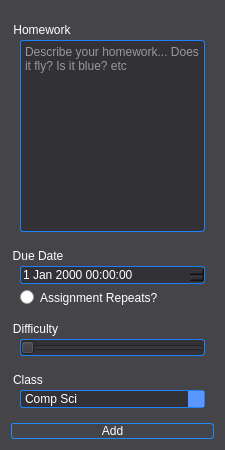
      <widget class="QGroupBox" name="todoDiv">
       <property name="maximumSize">
        <size>
         <width>225</width>
         <height>16777215</height>
        </size>
       </property>
       <property name="styleSheet">
        <string notr="true">QGroupBox{
	border-radius:10px;
	padding-top:10px;
	background:rgb(69, 69, 73);
	color:rgb(255, 255, 255);
}
QTextEdit{
	border-radius: 3px;
	border: 1px solid rgb(27, 129, 255);
	background: rgb(50, 50, 54);
	color: rgb(255, 255, 255);
}
QPushButton{
	color: rgb(255, 255, 255);
	border-radius:3px;
	border: 1px solid rgb(28, 139, 255);
}
QComboBox{
	border-radius: 3px;
	border: 1px solid rgb(27, 129, 255);
	background: rgb(50, 50, 54);
	color: rgb(255, 255, 255);
}
QComboBox:drop-down{
	border: 0px;
	background:rgb(90, 151, 255);
}
QDateTimeEdit{
	border-radius: 3px;
	border: 1px solid rgb(27, 129, 255);
	background: rgb(50, 50, 54);
	color: rgb(255, 255, 255);
}
QDateTimeEdit:drop-down{
	border: 0px;
	background:rgb(90, 151, 255);
}
QSlider{
	border-radius: 3px;
	border: 1px solid rgb(27, 129, 255);
	background: rgb(50, 50, 54);
	color: rgb(255, 255, 255);
}


QPushButton:hover{
	border:1px solid rgb(255, 247, 118);
}
QDateTimeEdit:hover{
	border:1px solid rgb(255, 247, 118);
}
QComboBox:hover{
	border:1px solid rgb(255, 247, 118);
}
QTextEdit:hover{
	border:1px solid rgb(255, 247, 118);
}
QSlider:hover{
	border:1px solid rgb(255, 247, 118);
}
QRadioButton{
	color:rgb(255, 255, 255);
	border-radius:3px;
}
QRadioButton:hover{
	border:1px solid rgb(255, 247, 118);
}</string>
       </property>
       <property name="title">
        <string/>
       </property>
       <layout class="QVBoxLayout" name="verticalLayout_14">
        <item>
         <widget class="QGroupBox" name="newHomeworkGroup">
          <property name="title">
           <string>Homework</string>
          </property>
          <layout class="QVBoxLayout" name="verticalLayout_13">
           <item>
            <widget class="QTextEdit" name="newHWText">
             <property name="cursor" stdset="0">
              <cursorShape>IBeamCursor</cursorShape>
             </property>
             <property name="styleSheet">
              <string notr="true"/>
             </property>
             <property name="html">
              <string>&lt;!DOCTYPE HTML PUBLIC &quot;-//W3C//DTD HTML 4.0//EN&quot; &quot;http://www.w3.org/TR/REC-html40/strict.dtd&quot;&gt;
&lt;html&gt;&lt;head&gt;&lt;meta name=&quot;qrichtext&quot; content=&quot;1&quot; /&gt;&lt;style type=&quot;text/css&quot;&gt;
p, li { white-space: pre-wrap; }
&lt;/style&gt;&lt;/head&gt;&lt;body style=&quot; font-family:'.AppleSystemUIFont'; font-size:13pt; font-weight:400; font-style:normal;&quot;&gt;
&lt;p style=&quot;-qt-paragraph-type:empty; margin-top:0px; margin-bottom:0px; margin-left:0px; margin-right:0px; -qt-block-indent:0; text-indent:0px;&quot;&gt;&lt;br /&gt;&lt;/p&gt;&lt;/body&gt;&lt;/html&gt;</string>
             </property>
             <property name="placeholderText">
              <string>Describe your homework... Does it fly? Is it blue? etc </string>
             </property>
            </widget>
           </item>
          </layout>
         </widget>
        </item>
        <item>
         <widget class="QGroupBox" name="newDueGroup">
          <property name="title">
           <string>Due Date</string>
          </property>
          <layout class="QVBoxLayout" name="verticalLayout_6">
           <item>
            <widget class="QDateTimeEdit" name="newDueTime">
             <property name="cursor">
              <cursorShape>OpenHandCursor</cursorShape>
             </property>
            </widget>
           </item>
           <item>
            <widget class="QRadioButton" name="radioButton">
             <property name="styleSheet">
              <string notr="true"/>
             </property>
             <property name="text">
              <string>Assignment Repeats?</string>
             </property>
            </widget>
           </item>
          </layout>
         </widget>
        </item>
        <item>
         <widget class="QGroupBox" name="newDifficultyGroup">
          <property name="title">
           <string>Difficulty</string>
          </property>
          <layout class="QVBoxLayout" name="verticalLayout_4">
           <item>
            <widget class="QSlider" name="newDifficultySlider">
             <property name="cursor">
              <cursorShape>SizeHorCursor</cursorShape>
             </property>
             <property name="styleSheet">
              <string notr="true"/>
             </property>
             <property name="maximum">
              <number>10</number>
             </property>
             <property name="orientation">
              <enum>Qt::Horizontal</enum>
             </property>
            </widget>
           </item>
          </layout>
         </widget>
        </item>
        <item>
         <widget class="QGroupBox" name="newClassGroup">
          <property name="title">
           <string>Class</string>
          </property>
          <layout class="QVBoxLayout" name="verticalLayout_12">
           <item>
            <widget class="QComboBox" name="newClassToHW">
             <property name="cursor">
              <cursorShape>OpenHandCursor</cursorShape>
             </property>
             <item>
              <property name="text">
               <string>Comp Sci </string>
              </property>
             </item>
            </widget>
           </item>
          </layout>
         </widget>
        </item>
        <item>
         <widget class="QPushButton" name="newAdd">
          <property name="cursor">
           <cursorShape>OpenHandCursor</cursorShape>
          </property>
          <property name="text">
           <string>Add</string>
          </property>
         </widget>
        </item>
       </layout>
      </widget>
